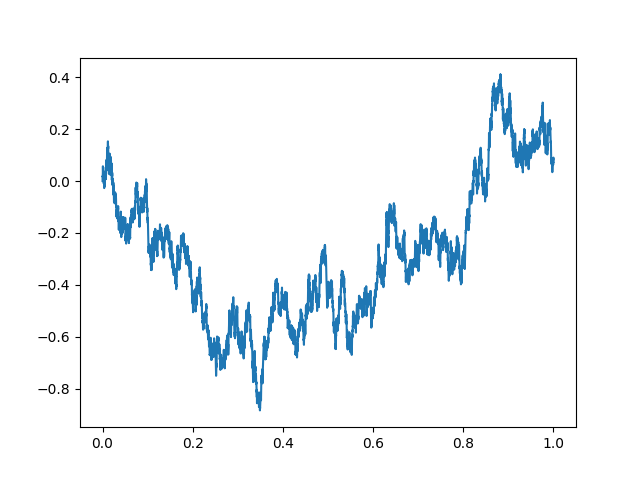

Here is the Python script that generated this plot:
#!/usr/bin/env python3

import sys
import numpy as np
import matplotlib.pyplot as plt

argc = len(sys.argv)
if argc == 1:
    N = 10000    
else:
    N = int(sys.argv[1])

dt    = 1/N
t     = np.arange(0, 1, dt)
dW    = 1/np.sqrt(N)*np.random.randn(N)
dW[0] = 0
W     = np.cumsum(dW)

plt.plot(t, W)
plt.savefig('wiener.png')
plt.close()

plt.plot(t[0:int(N/10)], W[0:int(N/10)])
plt.savefig('wiener_zoomed.png')
plt.close()
